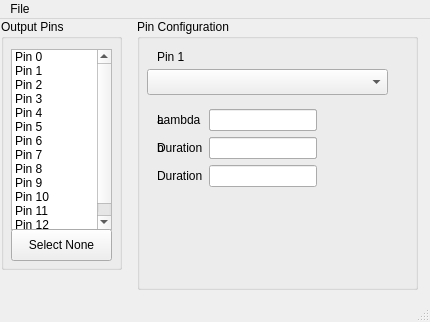
<?xml version="1.0" encoding="UTF-8"?>
<ui version="4.0">
 <class>MainWindow</class>
 <widget class="QMainWindow" name="MainWindow">
  <property name="geometry">
   <rect>
    <x>0</x>
    <y>0</y>
    <width>430</width>
    <height>322</height>
   </rect>
  </property>
  <property name="windowTitle">
   <string>MainWindow</string>
  </property>
  <widget class="QWidget" name="centralwidget">
   <widget class="QGroupBox" name="pinConfiguration">
    <property name="geometry">
     <rect>
      <x>137</x>
      <y>0</y>
      <width>281</width>
      <height>271</height>
     </rect>
    </property>
    <property name="title">
     <string>Pin Configuration</string>
    </property>
    <widget class="QComboBox" name="pinType">
     <property name="geometry">
      <rect>
       <x>10</x>
       <y>50</y>
       <width>241</width>
       <height>26</height>
      </rect>
     </property>
    </widget>
    <widget class="QLabel" name="pinConfigurationLabel">
     <property name="geometry">
      <rect>
       <x>20</x>
       <y>30</y>
       <width>62</width>
       <height>16</height>
      </rect>
     </property>
     <property name="text">
      <string>Pin 1</string>
     </property>
    </widget>
    <widget class="QWidget" name="uniform" native="true">
     <property name="enabled">
      <bool>true</bool>
     </property>
     <property name="geometry">
      <rect>
       <x>10</x>
       <y>80</y>
       <width>261</width>
       <height>181</height>
      </rect>
     </property>
     <property name="styleSheet">
      <string notr="true"/>
     </property>
     <widget class="QWidget" name="formLayoutWidget_2">
      <property name="geometry">
       <rect>
        <x>10</x>
        <y>10</y>
        <width>241</width>
        <height>161</height>
       </rect>
      </property>
      <layout class="QFormLayout" name="formLayout_2">
       <property name="fieldGrowthPolicy">
        <enum>QFormLayout::FieldsStayAtSizeHint</enum>
       </property>
       <item row="1" column="0">
        <widget class="QLabel" name="label_2">
         <property name="text">
          <string>a</string>
         </property>
        </widget>
       </item>
       <item row="1" column="1">
        <widget class="QLineEdit" name="lineEdit_2"/>
       </item>
       <item row="3" column="0">
        <widget class="QLabel" name="label_4">
         <property name="text">
          <string>b</string>
         </property>
        </widget>
       </item>
       <item row="3" column="1">
        <widget class="QLineEdit" name="lineEdit_4"/>
       </item>
       <item row="4" column="0">
        <widget class="QLabel" name="label_5">
         <property name="text">
          <string>Duration</string>
         </property>
        </widget>
       </item>
       <item row="4" column="1">
        <widget class="QLineEdit" name="lineEdit_5"/>
       </item>
      </layout>
     </widget>
    </widget>
    <widget class="QWidget" name="exponential" native="true">
     <property name="geometry">
      <rect>
       <x>10</x>
       <y>80</y>
       <width>261</width>
       <height>151</height>
      </rect>
     </property>
     <widget class="QWidget" name="formLayoutWidget">
      <property name="geometry">
       <rect>
        <x>10</x>
        <y>10</y>
        <width>241</width>
        <height>131</height>
       </rect>
      </property>
      <layout class="QFormLayout" name="formLayout">
       <property name="fieldGrowthPolicy">
        <enum>QFormLayout::FieldsStayAtSizeHint</enum>
       </property>
       <item row="0" column="0">
        <widget class="QLabel" name="label">
         <property name="text">
          <string>Lambda</string>
         </property>
        </widget>
       </item>
       <item row="0" column="1">
        <widget class="QLineEdit" name="lineEdit"/>
       </item>
       <item row="1" column="0">
        <widget class="QLabel" name="label_3">
         <property name="text">
          <string>Duration</string>
         </property>
        </widget>
       </item>
       <item row="1" column="1">
        <widget class="QLineEdit" name="lineEdit_3"/>
       </item>
      </layout>
     </widget>
    </widget>
   </widget>
   <widget class="QGroupBox" name="groupBox_3">
    <property name="geometry">
     <rect>
      <x>1</x>
      <y>0</y>
      <width>121</width>
      <height>251</height>
     </rect>
    </property>
    <property name="title">
     <string>Output Pins</string>
    </property>
    <widget class="QListWidget" name="outputPinsList">
     <property name="geometry">
      <rect>
       <x>10</x>
       <y>30</y>
       <width>101</width>
       <height>181</height>
      </rect>
     </property>
     <item>
      <property name="text">
       <string>Pin 0</string>
      </property>
     </item>
     <item>
      <property name="text">
       <string>Pin 1</string>
      </property>
     </item>
     <item>
      <property name="text">
       <string>Pin 2</string>
      </property>
     </item>
     <item>
      <property name="text">
       <string>Pin 3</string>
      </property>
     </item>
     <item>
      <property name="text">
       <string>Pin 4</string>
      </property>
     </item>
     <item>
      <property name="text">
       <string>Pin 5</string>
      </property>
     </item>
     <item>
      <property name="text">
       <string>Pin 6</string>
      </property>
      <property name="font">
       <font>
        <strikeout>false</strikeout>
       </font>
      </property>
     </item>
     <item>
      <property name="text">
       <string>Pin 7</string>
      </property>
      <property name="font">
       <font>
        <strikeout>false</strikeout>
       </font>
      </property>
     </item>
     <item>
      <property name="text">
       <string>Pin 8</string>
      </property>
      <property name="font">
       <font>
        <strikeout>false</strikeout>
       </font>
      </property>
     </item>
     <item>
      <property name="text">
       <string>Pin 9</string>
      </property>
      <property name="font">
       <font>
        <strikeout>false</strikeout>
       </font>
      </property>
     </item>
     <item>
      <property name="text">
       <string>Pin 10</string>
      </property>
      <property name="font">
       <font>
        <strikeout>false</strikeout>
       </font>
      </property>
     </item>
     <item>
      <property name="text">
       <string>Pin 11</string>
      </property>
     </item>
     <item>
      <property name="text">
       <string>Pin 12</string>
      </property>
     </item>
    </widget>
    <widget class="QPushButton" name="pushButton_3">
     <property name="geometry">
      <rect>
       <x>10</x>
       <y>210</y>
       <width>101</width>
       <height>32</height>
      </rect>
     </property>
     <property name="text">
      <string>Select None</string>
     </property>
    </widget>
   </widget>
  </widget>
  <widget class="QMenuBar" name="menubar">
   <property name="geometry">
    <rect>
     <x>0</x>
     <y>0</y>
     <width>430</width>
     <height>22</height>
    </rect>
   </property>
   <widget class="QMenu" name="menuFile">
    <property name="title">
     <string>File</string>
    </property>
    <addaction name="actionNew_Sketch"/>
    <addaction name="actionSave_Configuration"/>
    <addaction name="actionOpen_in_View"/>
    <addaction name="actionOpen_in_Scenario_Runner"/>
   </widget>
   <addaction name="menuFile"/>
  </widget>
  <widget class="QStatusBar" name="statusbar"/>
  <action name="actionNew_Sketch">
   <property name="text">
    <string>New Sketch</string>
   </property>
  </action>
  <action name="actionBuild_All">
   <property name="text">
    <string>Build All</string>
   </property>
  </action>
  <action name="actionRun">
   <property name="text">
    <string>Run</string>
   </property>
  </action>
  <action name="actionSave_Configuration">
   <property name="text">
    <string>Save Configuration</string>
   </property>
  </action>
  <action name="actionOpen_in_View">
   <property name="text">
    <string>Launch Scenario Runner</string>
   </property>
  </action>
  <action name="actionOpen_in_Scenario_Runner">
   <property name="text">
    <string>Open in Scenario Runner</string>
   </property>
  </action>
 </widget>
 <resources/>
 <connections/>
</ui>
